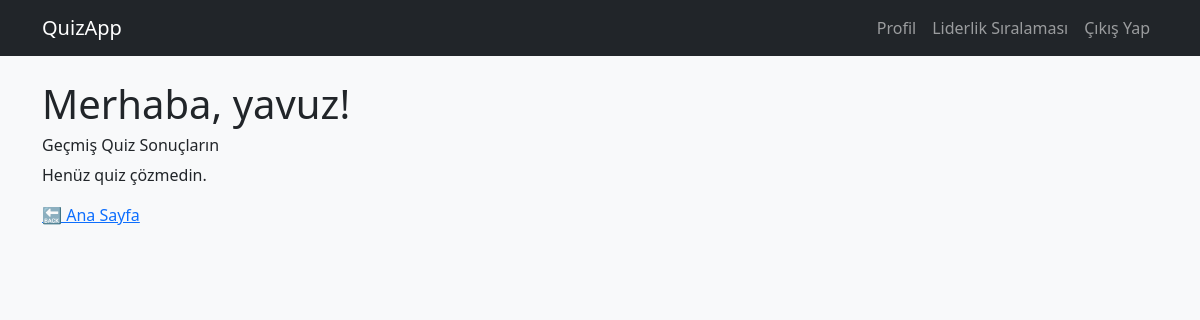
/history/ (signed in), run on an earlier commit of the app's database.
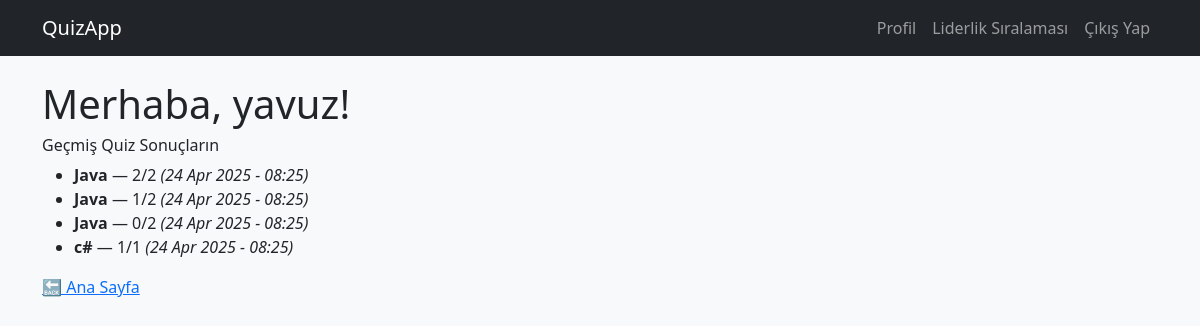
And on a later commit of the database.
### quiz/models.py (models this page shows, shortened)
class QuizResult(models.Model):
    user = models.ForeignKey(User, on_delete=models.CASCADE)
    language = models.ForeignKey(ProgrammingLanguage, on_delete=models.CASCADE)
    score = models.IntegerField()
    total = models.IntegerField()
    date = models.DateTimeField(auto_now_add=True)

class ProgrammingLanguage(models.Model):
    name = models.CharField(max_length=100)

### quiz/views.py (the view)
# urls.py: path('history/', views.history_view, name='history'),
@login_required
def history_view(request):
    results = QuizResult.objects.filter(user=request.user).order_by('-date')
    return render(request, 'quiz/history.html', {'results': results})

### quiz/templates/quiz/history.html
{% extends 'quiz/base.html' %}
{% block content %}
<h1>Merhaba, {{ user.username }}! </h1>
<h6>Geçmiş Quiz Sonuçların</h6>
{% if results %}
  <ul>
    {% for r in results %}
      <li>
        <strong>{{ r.language.name }}</strong> — {{ r.score }}/{{ r.total }}
        <em>({{ r.date|date:"d M Y - H:i" }})</em>
      </li>
    {% endfor %}
  </ul>
{% else %}
  <p>Henüz quiz çözmedin.</p>
{% endif %}
<a href="{% url 'home' %}">🔙 Ana Sayfa</a>
{% endblock %}

What changed in the data, as far as the page shows it:
added QuizResult: language.name "Java", score "2", total "2", date "24 Apr 2025 - 08:25"
added QuizResult: language.name "Java", score "1", total "2", date "24 Apr 2025 - 08:25"
added QuizResult: language.name "Java", score "0", total "2", date "24 Apr 2025 - 08:25"
added QuizResult: language.name "c#", score "1", total "1", date "24 Apr 2025 - 08:25"
Also different on the page:
text no longer shown: "Henüz quiz çözmedin."
